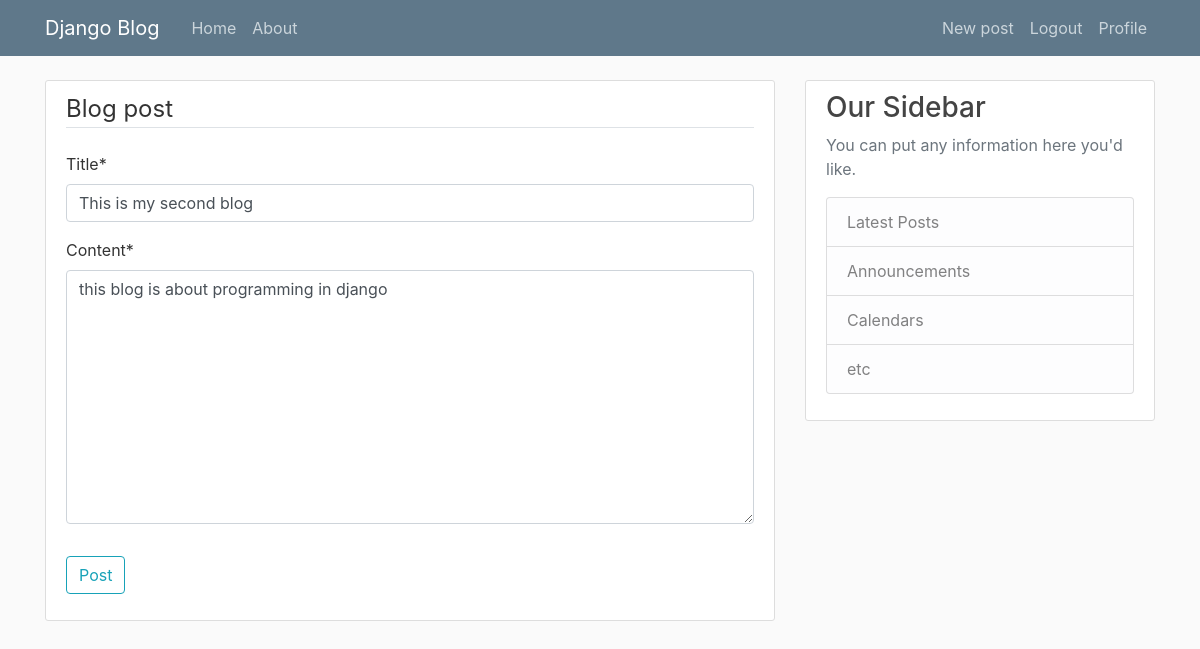
Page /post/2/update/ (signed in) on the committed database.
### blog/models.py (models this page shows, shortened)
class Post(models.Model):
    title = models.CharField(max_length=100)
    content = models.TextField()
    date_posted = models.DateTimeField(default=timezone.now)
    author = models.ForeignKey(User, on_delete=models.CASCADE)

### blog/views.py (the view, shortened to what this page needs)
# urls.py: path("post/<int:pk>/update/", PostUpdateView.as_view(), name="post-update"),
class PostUpdateView(LoginRequiredMixin,UserPassesTestMixin,UpdateView):
    model = Post
    fields = ["title","content"]
    def test_func(self):
        post = self.get_object()
        if self.request.user == post.author:
            return True
        return False

### blog/templates/blog/post_form.html (shortened to what this page needs)
{% extends "blog/base.html" %}
{% load crispy_forms_tags %}
{% block content %}
<div class="content-section">
    <form method="POST">
        <fieldset class="form-group">
            <legend class="border-bottom mb-4">
               Blog post
            </legend>
            {{form | crispy}}
        </fieldset>
        <div class="form-group">
            <button class="btn btn-outline-info" type="submit">
                Post
            </button>
        </div>
    </form>
</div>
{% endblock content %}

### blog/static/blog/main.css (style rules this page uses)
body { background: #fafafa; color: #333333; margin-top: 5rem; }
.content-section { background: #ffffff; padding: 10px 20px; border: 1px solid #dddddd; border-radius: 3px; margin-bottom: 20px; }

### rows in the picture
Post: title "This is my second blog", content "this blog is about programming in django"
